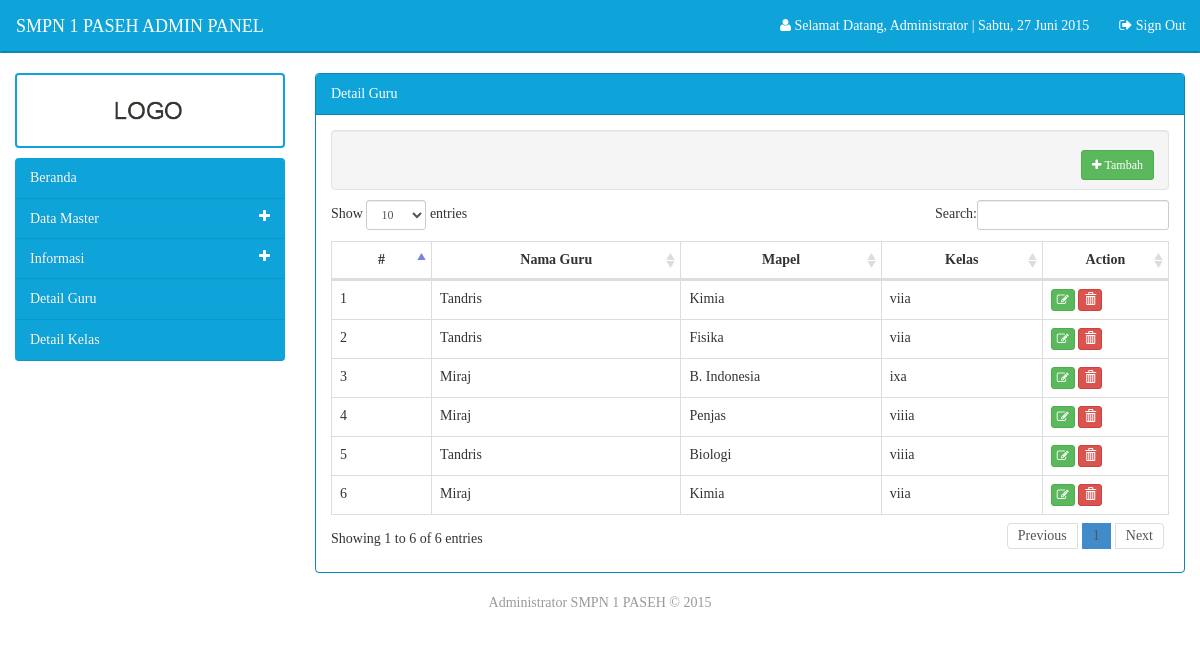
The app's page /admin/main.php?modul=detail_guru (signed in) with its own data.
### tables this page shows
CREATE TABLE IF NOT EXISTS `tbl_detail_guru` (
`id_detail` int(11) NOT NULL,
  `nip` int(20) NOT NULL,
  `id_mapel` int(11) NOT NULL,
  `id_kelas` int(11) NOT NULL
);

CREATE TABLE IF NOT EXISTS `tbl_data_guru` (
  `nip` int(20) NOT NULL,
  `password` varchar(100) NOT NULL,
  `nama` varchar(100) NOT NULL,
  `foto` varchar(150) NOT NULL,
  `alamat` varchar(100) NOT NULL,
  `tempat_lahir` varchar(20) NOT NULL,
  `tanggal_lahir` date NOT NULL,
  `jk` enum('l','p') NOT NULL,
  `telepon` varchar(12) NOT NULL,
  `email` varchar(35) NOT NULL,
  `mapel` int(11) DEFAULT NULL,
  `status` enum('aktif','tidak') NOT NULL DEFAULT 'aktif',
  `id_penambah` int(11) NOT NULL
);

CREATE TABLE IF NOT EXISTS `tbl_data_mapel` (
`id` int(11) NOT NULL,
  `mapel` varchar(50) NOT NULL
);

CREATE TABLE IF NOT EXISTS `tbl_data_kelas` (
`id` int(11) NOT NULL,
  `kelas` varchar(10) NOT NULL,
  `detil_kelas` varchar(1) NOT NULL,
  `nip` int(20) NOT NULL,
  `id_penambah` int(11) NOT NULL
);

### assets/function/fungsi.php (called while the page is built, shortened)
<?php
function get_date(){
	$hari=date('w');
    $tgl =date('d');
    $bln =date('m');
    $thn =date('Y');
    switch($hari){
        case 6 : {
                    $hari='Sabtu';
                }break;
    }
switch($bln){
        case 6 : {
                    $bln="Juni";
                }break;
    }
    return $hari.", ".$tgl." ".$bln." ".$thn;
}

### admin/modul/mod_detail_guru/detail_guru.php (the view, shortened to what this page needs)
<?php
	if(isset($_SESSION['login'])){
?>
<div class="well form-horizontal form-inline margin-bawah">
	<div class="form-group col-lg-6">
	</div>
	<div class="form-group pull-right">
		<a href='?modul=detail_guru_tambah' class='btn btn-success btn-sm margin-right'>
			<i class='fa fa-plus'></i>&nbsp;Tambah
		</a>
	</div>
</div>
<table class="table table-hover table-bordered" id="dataTabel">
    <thead>
      <tr>
        <th>#</th>
        <th>Nama Guru</th>
        <th>Mapel</th>
        <th>Kelas</th>
        <th width="15%">Action</th>
      </tr>
    </thead>
    <tbody>
    	<?php
	    	include_once("../assets/function/fungsi.php");
	    	$i=1;
		    $select = mysql_query("SELECT d.id_detail, g.nama, m.mapel, k.kelas, k.detil_kelas FROM tbl_detail_guru d
		    													JOIN tbl_data_kelas k ON d.id_kelas = k.id
		    													JOIN tbl_data_mapel m ON d.id_mapel = m.id
		    													JOIN tbl_data_guru g ON d.nip = g.nip");
		    while ($data = mysql_fetch_array($select)) {
    	?>
			<tr>
				<td><?php echo $i; ?></td>
				<td><?php echo $data['nama']; ?></td>
				<td><?php echo $data['mapel']; ?></td>
				<td><?php echo $data['kelas'].$data['detil_kelas']; ?></td>
				<td class="ha">
				<a href='?modul=detail_guru_ubah&amp;id=<?php echo $data['id_detail']; ?>' class='btn btn-success btn-xs' title='Edit Data'>
	            	<i class='fa fa-edit'></i>
	            </a>
	          	<a href='modul/mod_detail_guru/act.php?act=hapus&amp;id=<?php echo $data['id_detail']; ?>' class='btn btn-danger btn-xs' title='Delete Data' onClick="return confirm('Anda yakin ingin menghapus data ini ?')">
	   				<span class='glyphicon glyphicon-trash'></span>
	   			</a>
				</td>
			</tr>
		<?php
			$i++;
		}
		?>
	</tbody>
</table>
<?php
}
else
{
	echo "<div class='dialog'>
		    <h1 class='forbidden'>Access forbidden.</h1>
		    <h4>Harap Login Terlebih Dahulu <a href='../../index.php'> Login </a></h4>
		  </div>";
}

### admin/main.php (shortened to what this page needs)
<?php
	include_once('../assets/function/fungsi.php');
?>
<!DOCTYPE html>
<html>
<head>
	<link rel="stylesheet" type="text/css" href="../assets/css/bootstrap.css" />
	<link rel="stylesheet" type="text/css" href="../assets/css/normalize.css" />
	<link rel="stylesheet" type="text/css" href="../assets/css/edited.css" />
	<link rel="stylesheet" type="text/css" href="../assets/css/dataTables.bootstrap.css" />
	<link rel="stylesheet" type="text/css" href="../assets/lib/font-awesome/css/font-awesome.css" />
    <link rel="stylesheet" type="text/css" href="../assets/lib/daterangepicker/daterangepicker-bs3.css" />
    <link rel="stylesheet" type="text/css" href="../assets/lib/jasny/css/jasny-bootstrap.min.css" />
    <link rel="stylesheet" type="text/css" href="../assets/lib/validator/css/bootstrapValidator.css" />
</head>
<body>
	<?php
	  if(isset($_SESSION['login'])){
	?>
	<div class="wrapper">
		<nav class="navbar navbar-inverse" role="navigation">
	      <div class="container">
	        <a class="navbar-brand" href="#">SMPN 1 PASEH ADMIN PANEL</a>
	          <ul class="nav navbar-nav navbar-right">
	            <li>
	            	<a href="#" ><i class="fa fa-user"></i> Selamat Datang, <?php echo $_SESSION['screen_name']; ?> | <?php echo get_date(); ?> </a></li>
	            <li><a href="logout.php"><i class="fa fa-sign-out"></i> Sign Out</a></li>
	          </ul>
	      </div>
	    </nav>
		<div class="container isi">
	        <div class="row">
	            <div class="col-md-3">
	                <img src="../assets/img/logo.png" alt="logo" class="logo-img">
	                  	<ul id="menu" class="list-group menu-kiri">
	                      	<li>
	                          <a href="?modul=beranda" class="list-group-item">Beranda</a>
	                      	</li>
	                     	<li>
	                          	<a href="#"  class="list-group-item">Data Master <span class="fa plus-minus"></span></a>
	                      	</li>
	                       	<li>
	                       		<a href="#"  class="list-group-item">Informasi <span class="fa plus-minus"></span></a>
	                      	</li>
	                      	<li>
	                          <a href="?modul=detail_guru" class="list-group-item">Detail Guru</a>
	                      	</li>
	                      	<li>
	                          <a href="?modul=detail_kelas" class="list-group-item">Detail Kelas</a>
	                      	</li>
	                  	</ul>
	            </div>
	            <div class="col-md-9">
	            	<?php
	            		include_once("main_right.php");
	            	?>
	            </div>
	        </div>
	    </div>
		<footer class="footer">
		    <div class="container">
		    	<?php
		    		$year = date("Y");
		    	?>
		        <p class="text-muted">Administrator SMPN 1 PASEH &copy; <?php echo $year ?></p>
		    </div>
	    </footer>
	</div>
	<?php
		}
		else
		{
			echo "<div class='dialog'>
		    <h1 class='forbidden'>Access forbidden.</h1>
		    <h4>Harap Login Terlebih Dahulu <a href='index.php'> Login </a></h4>
		  </div>";
		}
	?>
</body>
</html>

### admin/main_right.php
<div class="panel panel-primary">
  <div class="panel-heading"><?php include_once 'main_title_konten.php'; ?></div>
    <div class="panel-body">
      <?php include_once 'main_pages.php'; ?>
  	</div>
</div>

### admin/main_title_konten.php
<?php
	$modul='';
	if (isset($_GET['modul'])) {
		$modul = $_GET['modul'];
	}
	if($modul=='beranda'){
	   echo "<span>Beranda</span>";
	}
	elseif ($modul == 'siswa') {
		echo "<span>Data Siswa</span>";
	}
	elseif ($modul == 'siswa_tambah') {
		echo "<span>Tambah Data Siswa</span>";
	}
	elseif ($modul == 'siswa_ubah') {
		echo "<span>Ubah Data Siswa</span>";
	}
	elseif ($modul == 'berita') {
		echo "<span>Data Berita</span>";
	}
	elseif ($modul == 'berita_tambah') {
		echo "<span>Tambah Data Berita</span>";
	}
	elseif ($modul == 'berita_ubah') {
		echo "<span>Ubah Data Berita</span>";
	}
	elseif ($modul == 'kritiksaran') {
		echo "<span>Data kritiksaran</span>";
	}
	elseif ($modul == 'pengumuman') {
		echo "<span>Data pengumuman</span>";
	}
	elseif ($modul == 'pengumuman_tambah') {
		echo "<span>Tambah Data pengumuman</span>";
	}
	elseif ($modul == 'pengumuman_ubah') {
		echo "<span>Ubah Data pengumuman</span>";
	}
	elseif ($modul == 'guru') {
		echo "<span>Data Guru</span>";
	}
	elseif ($modul == 'guru_tambah') {
		echo "<span>Tambah Data Guru</span>";
	}
	elseif ($modul == 'guru_ubah') {
		echo "<span>Ubah Data Guru</span>";
	}
	elseif ($modul == 'walikelas') {
		echo "<span>Data Wali Kelas</span>";
	}
	elseif ($modul == 'walikelas_tambah') {
		echo "<span>Tambah Data Wali Kelas</span>";
	}
	elseif ($modul == 'walikelas_ubah') {
		echo "<span>Ubah Data Wali Kelas</span>";
	}
	elseif ($modul == 'kelas') {
		echo "<span>Data Kelas</span>";
	}
	elseif ($modul == 'kelas_tambah') {
		echo "<span>Tambah Data Kelas</span>";
	}
	elseif ($modul == 'kelas_ubah') {
		echo "<span>Ubah Data Kelas</span>";
	}
	elseif ($modul == 'matpel') {
		echo "<span>Data Mata Pelajaran</span>";
	}
	elseif ($modul == 'matpel_tambah') {
		echo "<span>Tambah Data Mata Pelajaran</span>";
	}
	elseif ($modul == 'matpel_ubah') {
		echo "<span>Ubah Data Mata Pelajaran</span>";
	}
	elseif ($modul == 'hari') {
		echo "<span>Data Hari</span>";
	}
	elseif ($modul == 'hari_tambah') {
		echo "<span>Tambah Data Hari</span>";
	}
	elseif ($modul == 'hari_ubah') {
		echo "<span>Ubah Data Hari</span>";
	}
	elseif ($modul == 'jam') {
		echo "<span>Data Jam</span>";
	}
	elseif ($modul == 'jam_tambah') {
		echo "<span>Tambah Data Jam</span>";
	}
	elseif ($modul == 'jam_ubah') {
		echo "<span>Ubah Data Jam</span>";
	}
	elseif ($modul == 'informasi') {
		echo "<span>Informasi</span>";
	}
	elseif ($modul == 'jadwal') {
		echo "<span>Penjadwalan</span>";
	}
	elseif ($modul == 'jadwal_tambah') {
		echo "<span>Tambah Penjadwalan</span>";
	}
	elseif ($modul == 'jadwal_ubah') {
		echo "<span>Ubah Penjadwalan</span>";
	}
	elseif ($modul == 'detail_guru') {
		echo "<span>Detail Guru</span>";
	}
	elseif ($modul == 'detail_guru_tambah') {
		echo "<span>Tambah Detail Guru</span>";
	}
	elseif ($modul == 'detail_guru_ubah') {
		echo "<span>Ubah Detail Guru</span>";
	}
	elseif ($modul == 'detail_kelas') {
		echo "<span>Detail Kelas</span>";
	}
	elseif ($modul == 'detail_kelas_tambah') {
		echo "<span>Tambah Detail Kelas</span>";
	}
	elseif ($modul == 'detail_kelas_ubah') {
		echo "<span>Ubah Detail Kelas</span>";
	}
	else
	{
	  echo "<p><b>MODUL BELUM ADA ATAU BELUM LENGKAP</b></p>";
	}
?>

### admin/main_pages.php
<?php
	$modul='';
	if (isset($_GET['modul'])) {
		$modul = $_GET['modul'];
	}
	if($modul=='beranda'){
	    include "modul/mod_beranda/beranda.php";
	}
	elseif ($modul == 'siswa') {
		include "modul/mod_siswa/siswa.php";
	}
	elseif ($modul == 'siswa_tambah') {
		include "modul/mod_siswa/siswa_tambah.php";
	}
	elseif ($modul == 'siswa_ubah') {
		include "modul/mod_siswa/siswa_ubah.php";
	}
	elseif ($modul == 'berita') {
		include "modul/mod_berita/berita.php";
	}
	elseif ($modul == 'berita_tambah') {
		include "modul/mod_berita/berita_tambah.php";
	}
	elseif ($modul == 'berita_ubah') {
		include "modul/mod_berita/berita_ubah.php";
	}
	elseif ($modul == 'kritiksaran') {
		include "modul/mod_kritiksaran/kritiksaran.php";
	}
	elseif ($modul == 'pengumuman') {
		include "modul/mod_pengumuman/pengumuman.php";
	}
	elseif ($modul == 'pengumuman_tambah') {
		include "modul/mod_pengumuman/pengumuman_tambah.php";
	}
	elseif ($modul == 'pengumuman_ubah') {
		include "modul/mod_pengumuman/pengumuman_ubah.php";
	}
	elseif ($modul == 'guru') {
		include "modul/mod_guru/guru.php";
	}
	elseif ($modul == 'guru_tambah') {
		include "modul/mod_guru/guru_tambah.php";
	}
	elseif ($modul == 'guru_ubah') {
		include "modul/mod_guru/guru_ubah.php";
	}
	elseif ($modul == 'walikelas') {
		include "modul/mod_walikelas/walikelas.php";
	}
	elseif ($modul == 'walikelas_tambah') {
		include "modul/mod_walikelas/walikelas_tambah.php";
	}
	elseif ($modul == 'walikelas_ubah') {
		include "modul/mod_walikelas/walikelas_ubah.php";
	}
	elseif ($modul == 'kelas') {
		include "modul/mod_kelas/kelas.php";
	}
	elseif ($modul == 'kelas_tambah') {
		include "modul/mod_kelas/kelas_tambah.php";
	}
	elseif ($modul == 'kelas_ubah') {
		include "modul/mod_kelas/kelas_ubah.php";
	}
	elseif ($modul == 'matpel') {
		include "modul/mod_matpel/matpel.php";
	}
	elseif ($modul == 'matpel_tambah') {
		include "modul/mod_matpel/matpel_tambah.php";
	}
	elseif ($modul == 'matpel_ubah') {
		include "modul/mod_matpel/matpel_ubah.php";
	}
	elseif ($modul == 'hari') {
		include "modul/mod_hari/hari.php";
	}
	elseif ($modul == 'hari_tambah') {
		include "modul/mod_hari/hari_tambah.php";
	}
	elseif ($modul == 'hari_ubah') {
		include "modul/mod_hari/hari_ubah.php";
	}
	elseif ($modul == 'jam') {
		include "modul/mod_jam/jam.php";
	}
	elseif ($modul == 'jam_tambah') {
		include "modul/mod_jam/jam_tambah.php";
	}
	elseif ($modul == 'jam_ubah') {
		include "modul/mod_jam/jam_ubah.php";
	}
	elseif ($modul == 'informasi') {
		include "modul/mod_informasi/informasi.php";
	}
	elseif ($modul == 'jadwal') {
		include "modul/mod_jadwal/jadwal.php";
	}
	elseif ($modul == 'jadwal_tambah') {
		include "modul/mod_jadwal/jadwal_tambah.php";
	}
	elseif ($modul == 'jadwal_ubah') {
		include "modul/mod_jadwal/jadwal_ubah.php";
	}
	elseif ($modul == 'detail_guru') {
		include "modul/mod_detail_guru/detail_guru.php";
	}
	elseif ($modul == 'detail_guru_tambah') {
		include "modul/mod_detail_guru/detail_guru_tambah.php";
	}
	elseif ($modul == 'detail_guru_ubah') {
		include "modul/mod_detail_guru/detail_guru_ubah.php";
	}
	elseif ($modul == 'detail_kelas') {
		include "modul/mod_detail_kelas/detail_kelas.php";
	}
	elseif ($modul == 'detail_kelas_tambah') {
		include "modul/mod_detail_kelas/detail_kelas_tambah.php";
	}
	elseif ($modul == 'detail_kelas_ubah') {
		include "modul/mod_detail_kelas/detail_kelas_ubah.php";
	}
	else
	{
	  echo "<p><b>MODUL BELUM ADA ATAU BELUM LENGKAP</b></p>";
	}
?>

### assets/css/edited.css (style rules this page uses)
ul.menu-kiri { list-style: none; color: #fff; }
ul.menu-kiri > li { border-radius: none; list-style: none; background-color: #0ea4da; border-bottom: 1px solid #0d96c8; text-shadow: 0 0 1px rgba(0,0,0,.2); font-family: 'Droid Serif', serif; opacity: 1; }
ul.menu-kiri > li:first-child { border-top-right-radius: 4px; border-top-left-radius: 4px; }
ul.menu-kiri > li:last-child { border-bottom-right-radius: 4px; border-bottom-left-radius: 4px; }
.plus-minus { float: right; }
.fa.plus-minus:before { content: "\f067"; }
.logo-img { width: 270px; -webkit-border-radius: 4px 4px 4px 4px; border-radius: 4px 4px 4px 4px; margin-bottom: 10px; border: 2px solid #0EA4DA; }
.margin-right { margin-right: 10px; }
th { text-align: center; }
.margin-bawah { margin-bottom: 10px; }
.panel-body { min-height: 450px; }
footer { text-align: center; }

### records on screen
tbl_detail_guru: nip.nama "Tandris", id_mapel.mapel "Kimia", id_kelas.kelas "vii", id_kelas.detil_kelas "a"
tbl_detail_guru: nip.nama "Tandris", id_mapel.mapel "Fisika", id_kelas.kelas "vii", id_kelas.detil_kelas "a"
tbl_detail_guru: nip.nama "Miraj", id_mapel.mapel "B. Indonesia", id_kelas.kelas "ix", id_kelas.detil_kelas "a"
tbl_detail_guru: nip.nama "Miraj", id_mapel.mapel "Penjas", id_kelas.kelas "viii", id_kelas.detil_kelas "a"
tbl_detail_guru: nip.nama "Tandris", id_mapel.mapel "Biologi", id_kelas.kelas "viii", id_kelas.detil_kelas "a"
tbl_detail_guru: nip.nama "Miraj", id_mapel.mapel "Kimia", id_kelas.kelas "vii", id_kelas.detil_kelas "a"

### other values on screen
$_SESSION['screen_name'] "Administrator"
get_date() "Sabtu, 27 Juni 2015"
